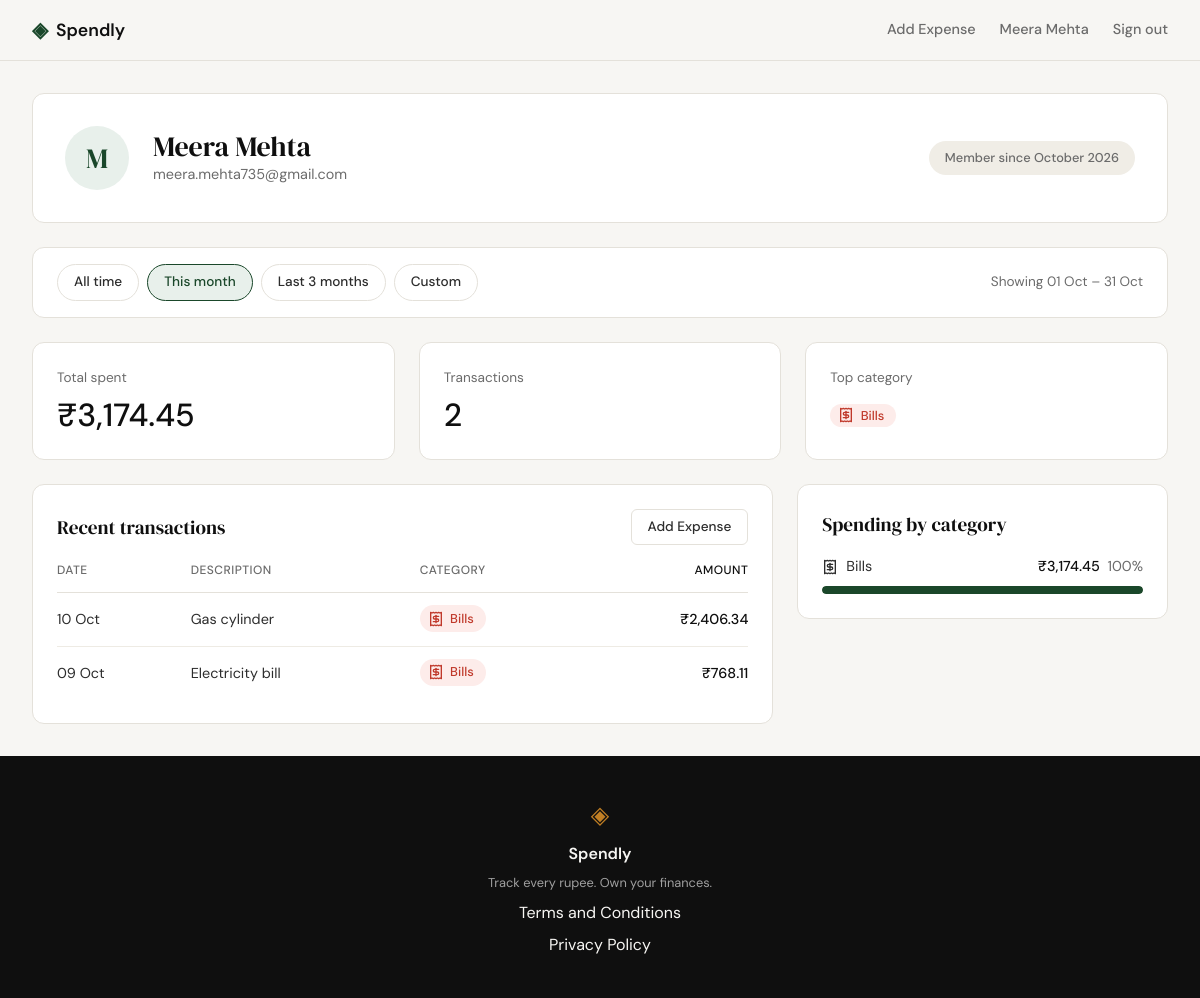
Screenshot of /profile?start=2026-10-01&end=2026-10-31 (signed in) with the database file from the repository.
### tables this page shows
CREATE TABLE users (
                id            INTEGER PRIMARY KEY AUTOINCREMENT,
                name          TEXT NOT NULL,
                email         TEXT NOT NULL UNIQUE,
                password_hash TEXT NOT NULL,
                created_at    TEXT DEFAULT (datetime('now'))
            );

CREATE TABLE expenses (
                id          INTEGER PRIMARY KEY AUTOINCREMENT,
                user_id     INTEGER NOT NULL REFERENCES users (id),
                amount      REAL NOT NULL,
                category    TEXT NOT NULL,
                date        TEXT NOT NULL,
                description TEXT,
                created_at  TEXT DEFAULT (datetime('now'))
            );

### app.py (the view)
@app.route("/profile")
def profile():
    if not session.get("user_id"):
        return redirect(url_for("login"))
    user_id = session["user_id"]
    user = get_user_by_id(user_id)
    if user is None:
        session.clear()
        return redirect(url_for("login"))
    start, end, error = parse_date_range(request.args)
    presets = date_presets(date.today())
    matched = next(
        (p for p in presets if (p["start"], p["end"]) == (start, end)), None
    )
    custom_active = (
        request.args.get("range") == "custom" or error is not None or matched is None
    )
    for preset in presets:
        preset["active"] = preset is matched and not custom_active
    return render_template(
        "profile.html",
        user=user,
        stats=get_summary_stats(user_id, start, end),
        categories=get_category_breakdown(user_id, start, end),
        transactions=get_recent_transactions(
            user_id, start_date=start, end_date=end
        ),
        start=start,
        end=end,
        error=error,
        filtered=bool(start or end),
        presets=presets,
        custom_active=custom_active,
    )

### app.py (called while the page is built)
@app.template_filter("inr")
def inr(value):
    sign = "-" if value < 0 else ""
    whole, _, paise = f"{abs(value):.2f}".partition(".")
    head, tail = whole[:-3], whole[-3:]
    groups = []
    while len(head) > 2:
        groups.insert(0, head[-2:])
        head = head[:-2]
    if head:
        groups.insert(0, head)
    return f"{sign}₹{','.join(groups + [tail])}.{paise}"

@app.template_filter("short_date")
def short_date(value):
    return datetime.strptime(value, "%Y-%m-%d").strftime("%d %b")

def parse_date_range(args):
    bounds = []
    for key in ("start", "end"):
        value = args.get(key, "").strip()
        if value:
            try:
                datetime.strptime(value, "%Y-%m-%d")
            except ValueError:
                return None, None, "Enter dates as YYYY-MM-DD."
        bounds.append(value or None)
    start, end = bounds
    if start and end and start > end:
        return None, None, "Start date must be on or before end date."
    return start, end, None

def date_presets(today):
    month_end = today.replace(day=calendar.monthrange(today.year, today.month)[1])
    months_back = today.year * 12 + today.month - 1 - 2
    three_months_start = date(months_back // 12, months_back % 12 + 1, 1)
    return [
        {"label": "All time", "start": None, "end": None},
        {
            "label": "This month",
            "start": today.replace(day=1).isoformat(),
            "end": month_end.isoformat(),
        },
        {
            "label": "Last 3 months",
            "start": three_months_start.isoformat(),
            "end": month_end.isoformat(),
        },
    ]

### database/db.py (called while the page is built)
def get_db():
    conn = sqlite3.connect(DB_PATH)
    conn.row_factory = sqlite3.Row
    conn.execute("PRAGMA foreign_keys = ON")
    return conn

### database/queries.py (called while the page is built)
def _date_clause(start_date, end_date):
    clause = ""
    params = []
    if start_date:
        clause += " AND date >= ?"
        params.append(start_date)
    if end_date:
        clause += " AND date <= ?"
        params.append(end_date)
    return clause, params

### templates/profile.html (shortened to what this page needs)
{% extends "base.html" %}
{% macro category_icon(name) -%}
<svg class="cat-icon" viewBox="0 0 24 24" fill="none" stroke="currentColor" stroke-width="2" stroke-linecap="round" stroke-linejoin="round" aria-hidden="true">
    {%- if name == "Food" -%}
    <path d="M3 2v7c0 1.1.9 2 2 2h4a2 2 0 0 0 2-2V2"/><path d="M7 2v20"/><path d="M21 15V2a5 5 0 0 0-5 5v6c0 1.1.9 2 2 2h3Zm0 0v7"/>
    {%- elif name == "Transport" -%}
    <path d="M19 17h2c.6 0 1-.4 1-1v-3c0-.9-.7-1.7-1.5-1.9C18.7 10.6 16 10 16 10s-1.3-1.4-2.2-2.3c-.5-.4-1.1-.7-1.8-.7H5c-.6 0-1.1.4-1.4.9l-1.4 2.9A3.7 3.7 0 0 0 2 12v4c0 .6.4 1 1 1h2"/><circle cx="7" cy="17" r="2"/><path d="M9 17h6"/><circle cx="17" cy="17" r="2"/>
    {%- elif name == "Bills" -%}
    <path d="M4 2v20l2-1 2 1 2-1 2 1 2-1 2 1 2-1 2 1V2l-2 1-2-1-2 1-2-1-2 1-2-1-2 1Z"/><path d="M16 8h-6a2 2 0 1 0 0 4h4a2 2 0 1 1 0 4H8"/><path d="M12 17.5v-11"/>
    {%- elif name == "Health" -%}
    <path d="M19 14c1.5-1.5 3-3.2 3-5.5A5.5 5.5 0 0 0 16.5 3c-1.8 0-3 .5-4.5 2-1.5-1.5-2.7-2-4.5-2A5.5 5.5 0 0 0 2 8.5c0 2.3 1.5 4 3 5.5l7 7Z"/><path d="M3.2 12H8l2-3 3 6 2-3h4.8"/>
    {%- elif name == "Entertainment" -%}
    <rect width="18" height="18" x="3" y="3" rx="2"/><path d="M7 3v18"/><path d="M3 7.5h4"/><path d="M3 12h18"/><path d="M3 16.5h4"/><path d="M17 3v18"/><path d="M17 7.5h4"/><path d="M17 16.5h4"/>
    {%- elif name == "Shopping" -%}
    <path d="M6 2 3 6v14a2 2 0 0 0 2 2h14a2 2 0 0 0 2-2V6l-3-4Z"/><path d="M3 6h18"/><path d="M16 10a4 4 0 0 1-8 0"/>
    {%- else -%}
    <circle cx="12" cy="12" r="10"/>
    {%- endif -%}
</svg>
{%- endmacro %}
{% macro category_badge(name) -%}
<span class="badge badge-{{ name | lower }}">{{ category_icon(name) }}{{ name }}</span>
{%- endmacro %}
{% block content %}
<div class="profile-page">
    <section class="profile-card" aria-label="Account">
        <div class="avatar" aria-hidden="true">{{ user.name[0] | upper }}</div>
        <div class="profile-info">
            <h1 class="profile-name">{{ user.name }}</h1>
            <p class="profile-email">{{ user.email }}</p>
        </div>
        <span class="profile-since">Member since {{ user.member_since }}</span>
    </section>
    <section class="date-filter" aria-label="Filter by date">
        <div class="date-filter-head">
            <nav class="preset-tabs" aria-label="Quick date ranges">
                {% for preset in presets %}
                <a class="preset-tab{% if preset.active %} is-active{% endif %}"
                   href="{{ url_for('profile', start=preset.start, end=preset.end) }}"
                   {%- if preset.active %} aria-current="true"{% endif %}>{{ preset.label }}</a>
                {% endfor %}
                <a class="preset-tab{% if custom_active %} is-active{% endif %}"
                   href="{{ url_for('profile', range='custom', start=start, end=end) }}"
                   {%- if custom_active %} aria-current="true"{% endif %}>Custom</a>
            </nav>
            {% if filtered %}
            <p class="filter-range">
                {%- if start and end %}Showing {{ start | short_date }} – {{ end | short_date }}
                {%- elif start %}Showing from {{ start | short_date }}
                {%- else %}Showing up to {{ end | short_date }}{% endif -%}
            </p>
            {% endif %}
        </div>
    </section>
    <section class="profile-stats" aria-label="Spending summary">
        <div class="stat-tile">
            <p class="stat-label">Total spent</p>
            <p class="stat-value">{{ stats.total_spent | inr }}</p>
        </div>
        <div class="stat-tile">
            <p class="stat-label">Transactions</p>
            <p class="stat-value">{{ stats.transaction_count }}</p>
        </div>
        <div class="stat-tile">
            <p class="stat-label">Top category</p>
            <p class="stat-value stat-value-badge">{% if stats.top_category == "—" %}—{% else %}{{ category_badge(stats.top_category) }}{% endif %}</p>
        </div>
    </section>
    <div class="profile-grid">
        <section class="panel" aria-labelledby="transactions-title">
            <div class="panel-head">
                <h2 class="panel-title" id="transactions-title">Recent transactions</h2>
                <a class="btn-ghost" href="{{ url_for('add_expense') }}">Add Expense</a>
            </div>
            {% if transactions %}
            <table class="txn-table">
                <thead>
                    <tr>
                        <th scope="col">Date</th>
                        <th scope="col">Description</th>
                        <th scope="col">Category</th>
                        <th scope="col" class="amount">Amount</th>
                    </tr>
                </thead>
                <tbody>
                    {% for t in transactions %}
                    <tr>
                        <td class="txn-date">{{ t.date | short_date }}</td>
                        <td class="txn-desc">{{ t.description }}</td>
                        <td class="txn-cat">{{ category_badge(t.category) }}</td>
                        <td class="amount">{{ t.amount | inr }}</td>
                    </tr>
                    {% endfor %}
                </tbody>
            </table>
            {% else %}
            <p class="empty-state">{% if filtered %}No transactions in this date range.{% else %}No transactions yet.{% endif %}</p>
            {% endif %}
        </section>
        <section class="panel" aria-labelledby="breakdown-title">
            <h2 class="panel-title" id="breakdown-title">Spending by category</h2>
            {% if categories %}
            <ul class="breakdown-list">
                {% for c in categories %}
                <li class="breakdown-row">
                    <div class="breakdown-head">
                        <span class="breakdown-name">{{ category_icon(c.name) }}{{ c.name }}</span>
                        <span class="breakdown-amount">{{ c.amount | inr }} <span class="breakdown-percent">{{ c.pct }}%</span></span>
                    </div>
                    <progress class="breakdown-bar" max="100" value="{{ c.pct }}" aria-label="{{ c.name }} share of spending">{{ c.pct }}%</progress>
                </li>
                {% endfor %}
            </ul>
            {% else %}
            <p class="empty-state">{% if filtered %}No spending in this date range.{% else %}No spending to break down yet.{% endif %}</p>
            {% endif %}
        </section>
    </div>
</div>
{% endblock %}

### templates/base.html (shortened to what this page needs)
<!DOCTYPE html>
<html lang="en">
<head>
    <link rel="stylesheet" href="{{ url_for('static', filename='css/style.css') }}">
</head>
<body>
    <nav class="navbar">
        <div class="nav-inner">
            <a href="{{ url_for('landing') }}" class="nav-brand">
                <span class="brand-icon">◈</span>
                <span class="brand-name">Spendly</span>
            </a>
            <div class="nav-links">
                {% if session.get('user_id') %}
                <a href="{{ url_for('add_expense') }}" class="nav-keep">Add Expense</a>
                <a href="{{ url_for('profile') }}" class="nav-keep nav-user">{{ session.get('user_name') }}</a>
                <a href="{{ url_for('logout') }}" class="nav-keep">Sign out</a>
                {% else %}
                <a href="{{ url_for('login') }}">Sign in</a>
                <a href="{{ url_for('register') }}" class="nav-cta">Get started</a>
                {% endif %}
            </div>
        </div>
    </nav>
    <main class="main-content">
        {% block content %}{% endblock %}
    </main>
    <footer class="footer">
        <div class="footer-inner">
            <span class="brand-icon">◈</span>
            <span class="footer-name">Spendly</span>
            <p class="footer-copy">Track every rupee. Own your finances.</p>
            <a href="{{ url_for('terms') }}">Terms and Conditions</a>
            <a href="{{ url_for('privacy') }}">Privacy Policy</a>
        </div>
    </footer>
</body>
</html>

### rows the page displays
users: get "Meera Mehta", name "M", name "Meera Mehta", email "meera.mehta735@gmail.com"
expenses: date|short_date "10 Oct", description "Gas cylinder", category "Bills", amount|inr "₹2,406.34"
expenses: date|short_date "09 Oct", description "Electricity bill", category "Bills", amount|inr "₹768.11"

### other values shown
{{ user.member_since }} "October 2026"
{{ preset.label }} "All time" "This month" "Last 3 months"
{{ start | short_date }} "01 Oct"
{{ end | short_date }} "31 Oct"
{{ stats.total_spent | inr }} "₹3,174.45"
{{ stats.transaction_count }} "2"
{{ name }} "Bills"
{{ c.name }} "Bills"
{{ c.amount | inr }} "₹3,174.45"
{{ c.pct }} "100"
